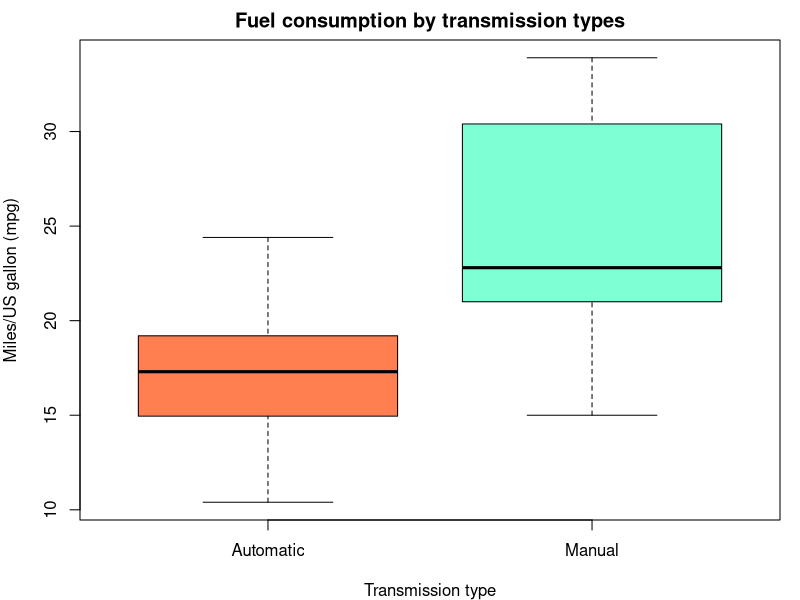

The R source for this figure:
## ---- chunk 1
library(knitr)
opts_chunk$set(warning = TRUE, #Make it FALSE for distribution!
               message = TRUE, #Make it FALSE for distribution!
               fig.width = 12,
               fig.height = 6)
## ---- chunk 2
library(datasets)
data(mtcars)
## ---- chunk 3
rowNumber <- nrow(mtcars)
colNumber <- ncol(mtcars)
## ---- chunk 4
mtcars$cyl <- as.factor(mtcars$cyl)    ## Number of cylinders
mtcars$gear <- as.factor(mtcars$gear)  ## Number of forward gears
mtcars$carb <- as.factor(mtcars$carb)  ## Number of carburetors
mtcars$vs <- as.factor(mtcars$vs)      ## Straight or V-engine
levels(mtcars$vs) <- c("V-engine", "Straight engine")
mtcars$am <- as.factor(mtcars$am)      ## Transmission
levels(mtcars$am) <- c("Automatic", "Manual")
## ---- chunk 5
fitPrimary <- lm(mpg ~ am, data = mtcars)
## ---- chunk 6
coeffPrimary <- summary(fitPrimary)$coefficients
## ---- chunk 7
rSquaredPrimary <- summary(fitPrimary)$r.squared
## ---- chunk 8
fit2 <- update(fitPrimary, mpg ~ am + hp)
fit3 <- update(fitPrimary, mpg ~ am + hp + wt)
fit4 <- update(fitPrimary, mpg ~ am + hp + wt + qsec)
fit5 <- update(fitPrimary, mpg ~ am + hp + wt + qsec + gear)
fit6 <- update(fitPrimary, mpg ~ am + hp + wt + qsec + gear + carb)
## ---- chunk 9
adjRSquared2 <- summary(fit2)$adj.r.squared
adjRSquared3 <- summary(fit3)$adj.r.squared
## ---- chunk 10
str(mtcars)
## ---- chunk 11
par(mfrow = c(1, 1), mar = c(4, 4, 2, 1))
boxplot(mpg ~ am, data = mtcars,
        col = c("coral", "aquamarine"),
        xlab = "Transmission type",
        ylab = "Miles/US gallon (mpg)",
        main = "Fuel consumption by transmission types")
## ---- chunk 12
coeffPrimary
rSquaredPrimary
## ---- chunk 13
anova(fitPrimary, fit2, fit3, fit4, fit5, fit6)
## ---- chunk 14
summary(fit2)$coefficients
adjRSquared2

summary(fit3)$coefficients
adjRSquared3
